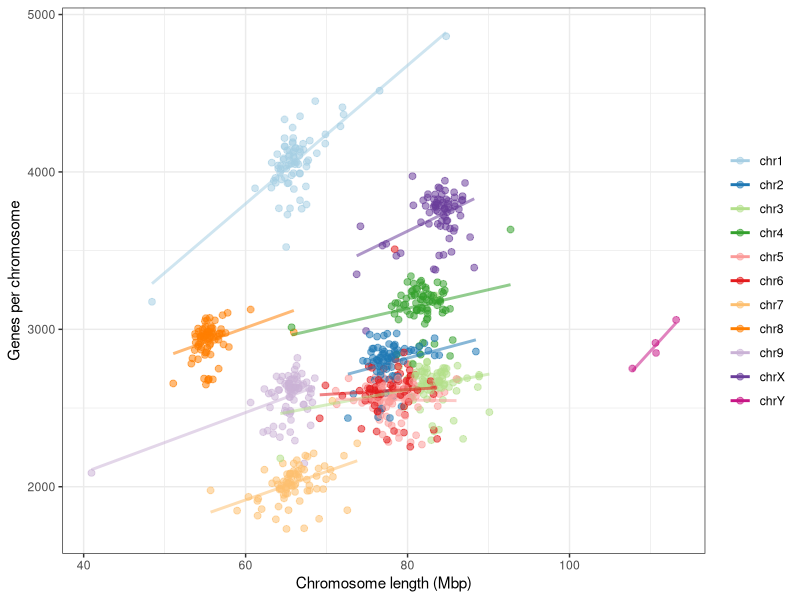
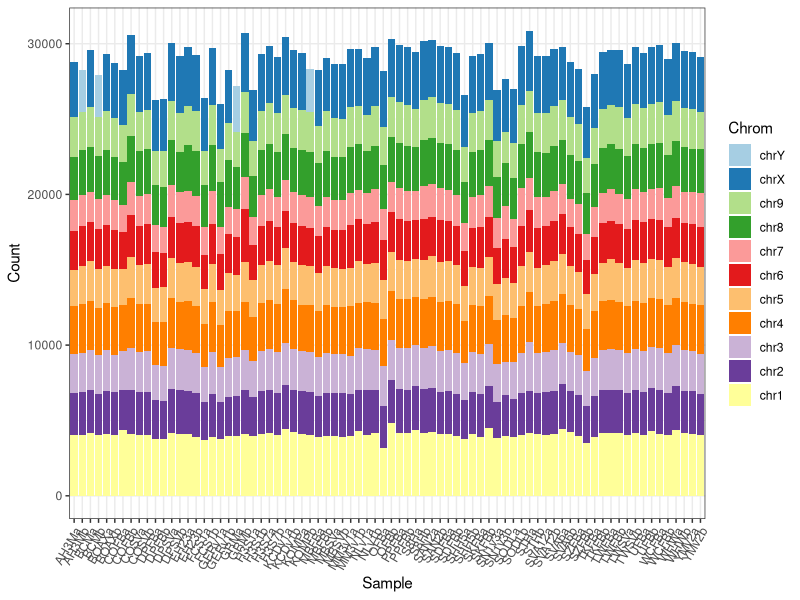
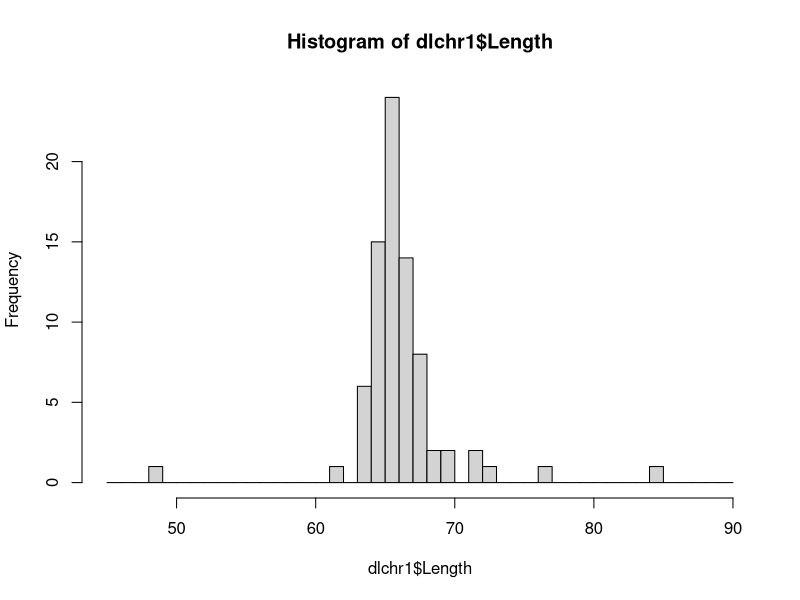
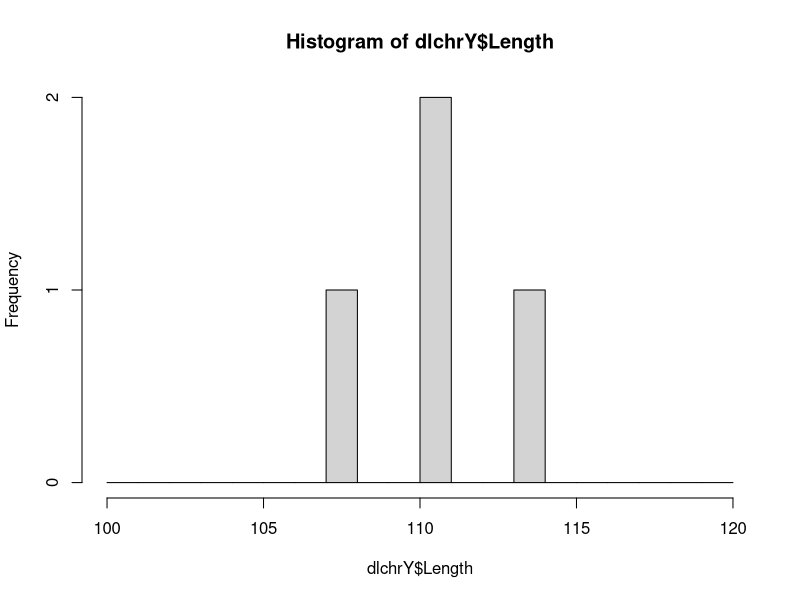

Write the R code that produced these figures, in order.
## ---- chunk 1
#knitr::opts_chunk$set(echo = TRUE)
knitr::opts_chunk$set(echo = FALSE)
knitr::opts_chunk$set(results = "hide")
knitr::opts_chunk$set(fig.align = "center")
## ---- chunk 2
my_data <- readr::read_csv("gene_counts.csv", )
my_data
## ---- chunk 3
gene_cnts <- data.frame(
  Sample = my_data[, 1],
  Count = rowSums(my_data[, -1], na.rm = TRUE)
)
knitr::kable(gene_cnts)
mean(gene_cnts$Count)
## ---- chunk 4
library(tidyr)
data_long <- my_data %>%
  pivot_longer( cols = !Sample, names_to = "Chrom", values_to = "Count")
#data_long$Length <- data_long$Length / 1e6
gcount <- data_long
sum(is.na(data_long$Count))
data_long <- data_long[!is.na(data_long$Count), ]
data_long

#my_data <- readr::read_csv("../Figure1b/chrom_lengths.csv")
my_data <- readr::read_csv("chrom_lengths.csv")
my_data$Sample <- as.factor( my_data$Sample )
my_data

library(tidyr)
data_long <- my_data %>%
  pivot_longer( cols = !Sample, names_to = "Chrom", values_to = "Length")
data_long$Length <- data_long$Length / 1e6
data_long
glength <- data_long

## ---- chunk 5
glength
gcount
data_long <- cbind(glength, gcount$Count)
names(data_long)[4] <- "Count"
data_long[1:3, ]

my_pal <- RColorBrewer::brewer.pal(n=12, name = "Paired")
#my_pal[11] <- "#B15928"
my_pal[11] <- "#C71585"
my_pal <- paste(my_pal, "88", sep = "")

library(ggplot2)
# Basic scatter plot
p <- ggplot(data_long, aes(x=Length, y=Count, color=Chrom)) 
p <- p + geom_point(size=2)
#p <- p + geom_smooth(method=lm)
p <- p + geom_smooth(method=lm, se=FALSE, linewidth = 1)

p <- p + theme_bw()
p <- p + theme(legend.title = element_blank()) 
#p <- p + theme(legend.position = "left")
p <- p + theme(legend.position = "right")
#p <- p + theme( legend.spacing.y = unit(1.0, 'mm') )
## important additional element
#p <- p + guides(fill = guide_legend(byrow = TRUE))
#p + theme(legend.spacing.y = unit(1.0, 'mm')) +
#  guides(fill = guide_legend(byrow = TRUE))
#p <- p + scale_color_brewer(palette="Dark2")
#p <- p + scale_color_brewer(palette="Paired")
p <- p + scale_color_manual(values=my_pal)
#p <- p + scale_color_brewer(palette="Set3")
p <- p + xlab("Chromosome length (Mbp)")
p <- p + ylab("Genes per chromosome")
gchrom <- p
## ---- chunk 6
gchrom
# ggsave(filename = "gene_by_chrom.tiff",
#        device = "tiff", 
#        #width = 3.25, height = 3.25, 
#        width = 6.5, height = 3.25, 
#        units = "in", dpi = 300, compression = "lzw")
## ---- chunk 7
data_long[1:3, ]

my_lvls <- sort(unique(data_long$Chrom), decreasing = TRUE)
#dput(unique(data_long$Chrom))

data_long$Chrom <- factor(data_long$Chrom, levels = my_lvls)

p <- ggplot(data_long, aes(x=Sample, y=Count, 
                           #color=Chrom, 
                           fill=Chrom)) 
p <- p + geom_bar(stat="identity")
p <- p + theme_bw()
p <- p + theme( axis.text.x = element_text(angle = 60, hjust = 1) )
#p

p <- p + scale_fill_brewer(palette="Paired")
p


## ---- chunk 8

data_long[1:3, ]
range(data_long$Length, na.rm = TRUE)

minchr <- data_long[ data_long$Length == min(data_long$Length, na.rm = TRUE), ]
minchr <- minchr[!is.na(minchr$Length), ]
minchr

maxchr <- data_long[ data_long$Length == max(data_long$Length, na.rm = TRUE), ]
maxchr <- maxchr[!is.na(maxchr$Length), ]
maxchr

#data_long[ data_long$Length == min(data_long$Length, na.rm = TRUE), ]


dlchr1 <- data_long[ data_long$Chrom == "chr1", ]
dlchr1[1:3, ]

hist(dlchr1$Length, breaks = seq(45, 90, by = 1))
sort(na.omit(dlchr1$Length))

minchr <- dlchr1[ dlchr1$Length == min(dlchr1$Length, na.rm = TRUE), ]
minchr <- minchr[!is.na(minchr$Length), ]
minchr

maxchr <- dlchr1[ dlchr1$Length == max(dlchr1$Length, na.rm = TRUE), ]
maxchr <- maxchr[!is.na(maxchr$Length), ]
maxchr


dlchrY <- data_long[ data_long$Chrom == "chrY", ]
dlchrY[1:3, ]
dlchrY[!is.na(dlchrY$Length), ]

hist(dlchrY$Length, breaks = seq(100, 120, by = 1))

#na.omit(dlchrY$Length)
sort(na.omit(dlchrY$Length)[1:4])

